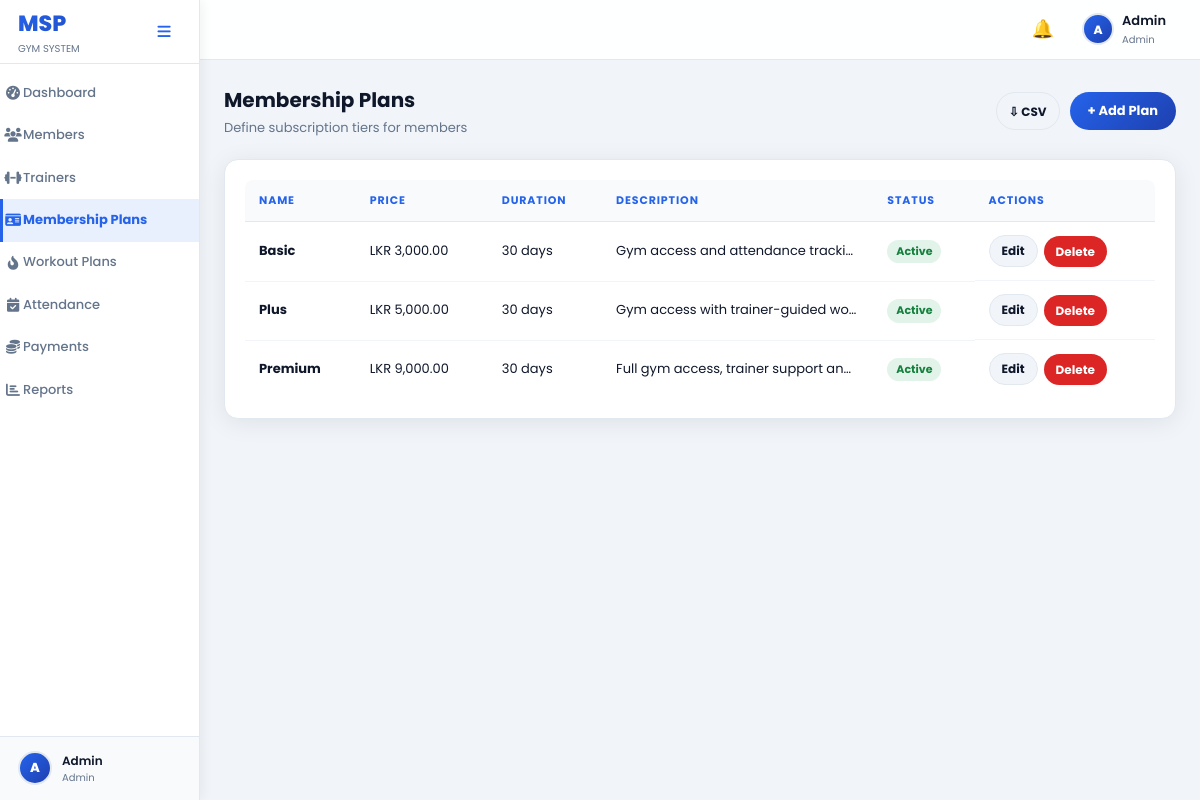
The page /views/admin/membership_plans.php (signed in) on the database its author committed.
### tables this page shows
CREATE TABLE `users` (
  `id` int(11) NOT NULL,
  `name` varchar(100) NOT NULL,
  `email` varchar(100) NOT NULL,
  `password` varchar(255) NOT NULL,
  `phone` varchar(20) DEFAULT NULL,
  `profile_image` varchar(255) DEFAULT NULL,
  `membership_plan` varchar(50) DEFAULT NULL,
  `membership_status` enum('active','expired','pending') DEFAULT 'pending',
  `renewal_date` date DEFAULT NULL,
  `role` enum('user','admin') DEFAULT 'user',
  `created_at` timestamp NOT NULL DEFAULT current_timestamp()
);

CREATE TABLE `membership_plans` (
  `id` int(11) NOT NULL,
  `name` varchar(100) NOT NULL,
  `price` decimal(10,2) NOT NULL,
  `duration_days` int(11) NOT NULL,
  `description` text DEFAULT NULL,
  `status` enum('active','inactive') DEFAULT 'active',
  `created_at` timestamp NOT NULL DEFAULT current_timestamp()
);

### config/database.php (called while the page is built)
<?php
function db(): PDO {
    static $pdo = null;
    if ($pdo === null) {
        $host   = 'localhost';
        $dbname = 'gym';
        $user   = 'root';
        $pass   = '';
        try {
            $pdo = new PDO("mysql:host=$host;dbname=$dbname;charset=utf8mb4", $user, $pass, [
                PDO::ATTR_ERRMODE            => PDO::ERRMODE_EXCEPTION,
                PDO::ATTR_DEFAULT_FETCH_MODE => PDO::FETCH_ASSOC,
                PDO::ATTR_EMULATE_PREPARES   => false,
            ]);
        } catch (PDOException $e) {
            http_response_code(503);
            die('Database connection failed. Please try again later.');
        }
    }
    return $pdo;
}

### functions/auth.php (called while the page is built, shortened)
<?php
function current_user(): ?array {
    static $user = null;
    if ($user === null) {
        $s = db()->prepare('SELECT * FROM users WHERE id=:id LIMIT 1');
        $s->execute(['id' => $_SESSION['user_id']]);
        $user = $s->fetch() ?: null;
    }
    return $user;
}

### views/admin/membership_plans.php (the view, shortened to what this page needs)
<?php
$pdo = db();
$cnt_s = $pdo->prepare("SELECT COUNT(*) FROM membership_plans"); $cnt_s->execute(); $total=(int)$cnt_s->fetchColumn();
$pag = paginate($total);
$s = $pdo->prepare("SELECT * FROM membership_plans ORDER BY price LIMIT :lim OFFSET :off");
$s->bindValue(':lim', $pag['per_page'], PDO::PARAM_INT);
$s->bindValue(':off', $pag['offset'], PDO::PARAM_INT);
$s->execute();
$plans = $s->fetchAll();
include APP_ROOT . '/views/includes/head_admin.php';
?>
<div class="page-header">
  <div><h2>Membership Plans</h2><p>Define subscription tiers for members</p></div>
  <div class="page-actions">
    <a href="?export=csv" class="btn btn-secondary btn-sm">&#8681; CSV</a>
    <button class="btn btn-primary" data-open-modal="planModal">+ Add Plan</button>
  </div>
</div>
<div class="card">
  <div class="table-wrap">
    <table>
      <tr><th>Name</th><th>Price</th><th>Duration</th><th>Description</th><th>Status</th><th>Actions</th></tr>
      <?php foreach ($plans as $p): ?>
      <tr>
        <td><strong><?= e($p['name']) ?></strong></td>
        <td><?= money($p['price']) ?></td>
        <td><?= e($p['duration_days']) ?> days</td>
        <td style="max-width:220px;overflow:hidden;text-overflow:ellipsis;white-space:nowrap"><?= e($p['description'] ?: '-') ?></td>
        <td><?= badge_status($p['status']) ?></td>
        <td class="td-actions">
          <button class="btn btn-sm btn-secondary" data-open-modal="planModal" data-populate="planForm" data-data='<?= e(json_encode($p)) ?>'>Edit</button>
          <a href="?del=<?= $p['id'] ?>" class="btn btn-sm btn-danger" onclick="return confirm('Delete plan <?= e(addslashes($p['name'])) ?>?')">Delete</a>
        </td>
      </tr>
      <?php endforeach; ?>
    </table>
  </div>
</div>
<?php include APP_ROOT . '/views/includes/foot_admin.php'; ?>

### views/includes/head_admin.php (shortened to what this page needs)
<?php
$_me    = current_user();
$_badge = $_me ? unread_count((int)$_me['id']) : 0;
?>
<!DOCTYPE html>
<html lang="en">
<head>
<link rel="stylesheet" href="/gym-system/assets/css/main.css">
</head>
<body>
<div class="app-layout">
<?php include APP_ROOT . '/views/includes/sidebar_admin.php'; ?>
<div class="main-content" id="mainContent">
<header class="topbar">
  <div class="topbar-actions">
    <a href="/gym-system/views/admin/notifications.php" class="topbar-notif" title="Notifications" style="color:#e0bc52;">
      &#128276;<?php if ($_badge > 0): ?><span class="notif-dot"></span><?php endif; ?>
    </a>
    <div class="topbar-user" onclick="toggleProfileMenu()" style="position:relative;cursor:pointer;">
      <?= avatar($_me['name'] ?? 'Admin', null, 32) ?>
      <div class="topbar-user-info">
        <div class="topbar-user-name"><?= e($_me['name'] ?? 'Admin') ?></div>
        <div class="topbar-user-role"><?= e($_me['role'] ?? '') ?></div>
      </div>
    </div>
  </div>
</header>
<div class="page-body">

### views/includes/sidebar_admin.php (shortened to what this page needs)
<?php
$page  = basename($_SERVER['PHP_SELF']);
$me    = current_user();
function sb_active(array $pages): string {
    global $page;
    return in_array($page, $pages) ? 'active' : '';
}
?>
<link rel="stylesheet" href="https://cdnjs.cloudflare.com/ajax/libs/font-awesome/6.5.0/css/all.min.css">
<aside class="sidebar" id="appSidebar">
  <div class="sidebar-brand">
    <div class="brand-wrap">
      <div class="brand-logo">MSP</div>
      <div class="brand-sub">GYM SYSTEM</div>
    </div>
    <button class="sidebar-toggle" id="sidebarToggle" title="Toggle sidebar">
      <i class="fa-solid fa-bars"></i>
    </button>
  </div>
  <nav class="sidebar-nav">
    <div class="nav-item">
      <a href="/gym-system/views/admin/dashboard.php" class="nav-link <?= sb_active(['dashboard.php']) ?>">
        <span class="nav-icon"><i class="fa-solid fa-gauge-high"></i></span>
        <span class="nav-label">Dashboard</span>
      </a>
    </div>
    <div class="nav-item">
      <a href="/gym-system/views/admin/members.php" class="nav-link <?= sb_active(['members.php']) ?>">
        <span class="nav-icon"><i class="fa-solid fa-users"></i></span>
        <span class="nav-label">Members</span>
      </a>
    </div>
    <div class="nav-item">
      <a href="/gym-system/views/admin/trainers.php" class="nav-link <?= sb_active(['trainers.php']) ?>">
        <span class="nav-icon"><i class="fa-solid fa-dumbbell"></i></span>
        <span class="nav-label">Trainers</span>
      </a>
    </div>
    <div class="nav-item">
      <a href="/gym-system/views/admin/membership_plans.php" class="nav-link <?= sb_active(['membership_plans.php']) ?>">
        <span class="nav-icon"><i class="fa-solid fa-id-card"></i></span>
        <span class="nav-label">Membership Plans</span>
      </a>
    </div>
    <div class="nav-item">
      <a href="/gym-system/views/admin/workout_plans.php" class="nav-link <?= sb_active(['workout_plans.php']) ?>">
        <span class="nav-icon"><i class="fa-solid fa-fire-flame-curved"></i></span>
        <span class="nav-label">Workout Plans</span>
      </a>
    </div>
    <div class="nav-item">
      <a href="/gym-system/views/admin/attendance.php" class="nav-link <?= sb_active(['attendance.php']) ?>">
        <span class="nav-icon"><i class="fa-solid fa-calendar-check"></i></span>
        <span class="nav-label">Attendance</span>
      </a>
    </div>
    <div class="nav-item">
      <a href="/gym-system/views/admin/payments.php" class="nav-link <?= sb_active(['payments.php']) ?>">
        <span class="nav-icon"><i class="fa-solid fa-coins"></i></span>
        <span class="nav-label">Payments</span>
      </a>
    </div>
    <div class="nav-item">
      <a href="/gym-system/views/admin/reports.php" class="nav-link <?= sb_active(['reports.php']) ?>">
        <span class="nav-icon"><i class="fa-solid fa-chart-bar"></i></span>
        <span class="nav-label">Reports</span>
      </a>
    </div>
  </nav>
  <div class="sidebar-footer">
    <?= avatar($me['name'] ?? 'Admin', null, 34) ?>
    <div class="footer-info">
      <div class="footer-name"><?= e($me['name'] ?? 'Admin') ?></div>
      <div class="footer-role"><?= e($me['role'] ?? '') ?></div>
    </div>
  </div>
</aside>

### functions/helpers.php (shortened to what this page needs)
<?php
function e(mixed $v): string {
    return htmlspecialchars((string)$v, ENT_QUOTES | ENT_SUBSTITUTE, 'UTF-8');
}
function money(mixed $amount): string {
    return 'LKR ' . number_format((float)$amount, 2);
}
function badge_status(string $status): string {
    $map = [
        'active'    => 'success',
        'expired'   => 'danger',
        'pending'   => 'info',
        'paid'      => 'success',
        'failed'    => 'danger',
        'present'   => 'success',
        'late'      => 'warning',
        'inactive'  => 'danger',
        'completed' => 'info',
        'paused'    => 'warning',
    ];
    $cls = $map[strtolower($status)] ?? 'default';
    return '<span class="badge badge-' . $cls . '">' . e(ucfirst($status)) . '</span>';
}
function avatar(string $name, ?string $img = null, int $size = 40): string {
    $initial = strtoupper(mb_substr($name, 0, 1));
    return '<div class="avatar-initial" style="width:' . $size . 'px;height:' . $size . 'px;font-size:' . (int)($size * 0.4) . 'px">' . $initial . '</div>';
}

### rows shown on the page
users: name "A A", name "Admin", role "Admin"
membership_plans: name "Basic", price "LKR 3,000.00", duration_days "30", description "Gym access and attendance tracki…", status "Active"
membership_plans: name "Plus", price "LKR 5,000.00", duration_days "30", description "Gym access with trainer-guided wo…", status "Active"
membership_plans: name "Premium", price "LKR 9,000.00", duration_days "30", description "Full gym access, trainer support an…", status "Active"
